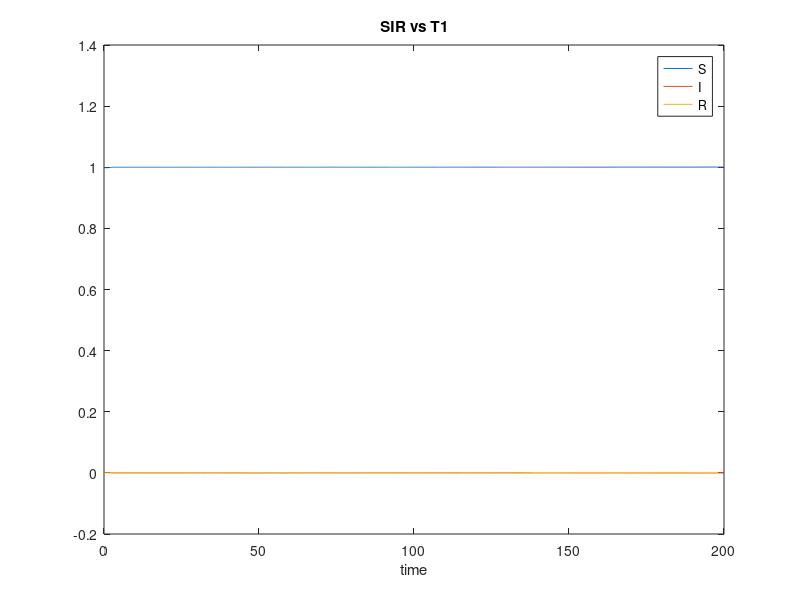
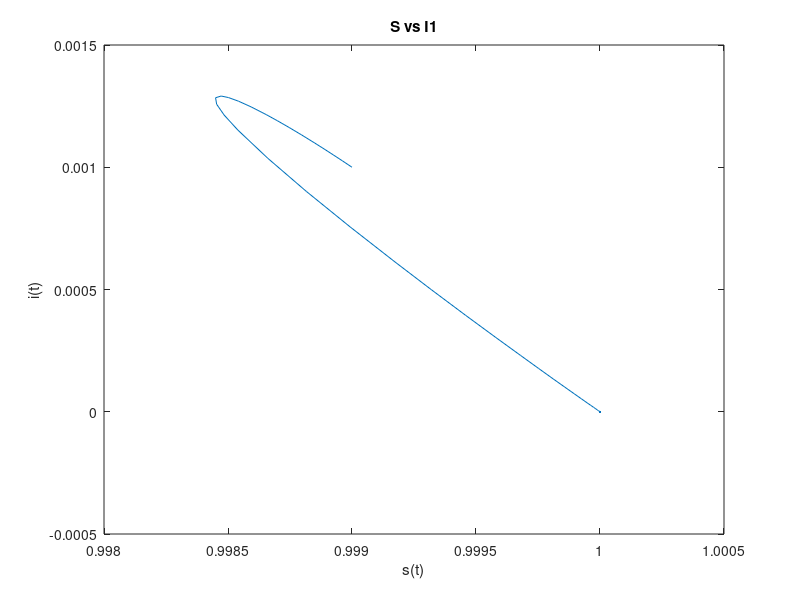

The MATLAB source for these figures, in order: (Note: a time limit stopped this script after it produced the figures.)
%%%%%%% 2 %%%%%%%%%
function f = final_2


function [tg,fg] = getSIR(s_0,i_0,r_0,alpha,beta,lambda,maxTime)

function ff = odeSIR(s,i,r,alpha,beta,lambda,t)
ff = [lambda - lambda*s - beta*s*i ;beta*s*i - alpha*i - lambda*i ; alpha*i - lambda*r];
end

sir_0 = [s_0 i_0 r_0];


[t,sir] = ode45(@(t,sir) odeSIR(sir(1),sir(2),sir(3),alpha,beta,t),[0,maxTime],sir_0);

%return sir
fg = sir;
tg = t;
end

function fh = plotSirVsTime(sir,t,id)
fig=figure;
plot(t,sir(:,1:1),t,sir(:,2:2),t,sir(:,3:3));
title(strcat('SIR vs T ',id));
legend('S','I','R');
xlabel('time');
saveas(fig,strcat('SIRvTIME_',id),'png');
end

function fi = plotSvsI(sir,id)
fig2 = figure;
plot(sir(:,1:1),sir(:,2:2));
title(strcat('S vs I ',id));
xlabel('s(t)');
ylabel('i(t)');
saveas(fig2,strcat('SvI_',id), 'png');
end

%1 
[t1,sir1] = getSIR(0.999,0.001,0.0,1/3,1.05,1/60,200);
sir1(2:2,:)
plotSirVsTime(sir1,t1,'1');

%2 
plotSvsI(sir1,'1');

%Jacobian function
function jac = jacobian(s,i,r,alpha,beta,lambda)
jac = [-lambda-beta*i -beta*s 0;
       beta*i beta*s-alpha-lambda 0;
       0 alpha -lambda;];
end

%reach equalibrium
[t3,sir3] = getSIR(0.999,0.001,0.0,1/3,1.05,1/60,1000);


end
